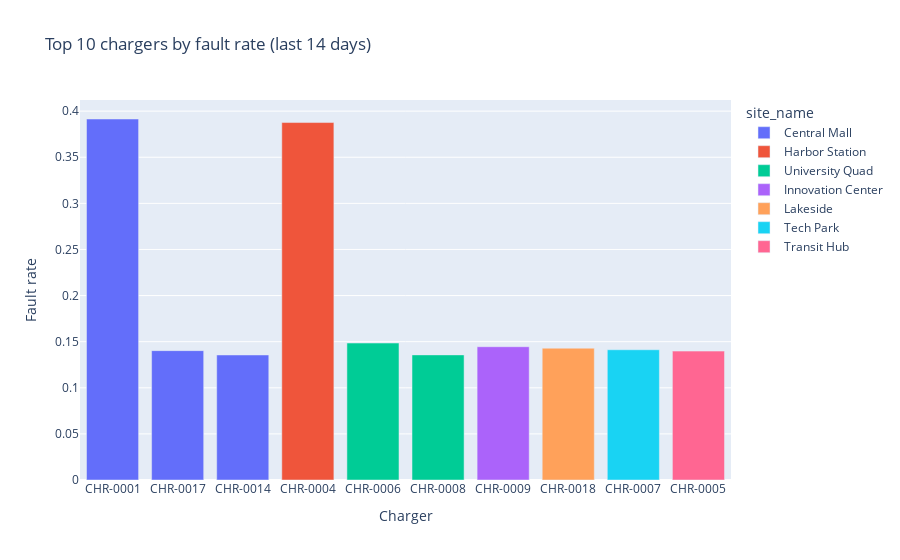

This figure's notebook cell:
### Code cell
# Top 10 chargers by fault rate (last 14 days)
top_fault = pd.read_sql(
    text(
        '''
        SELECT
            c.external_id,
            s.name AS site_name,
            c.model,
            c.connector_type,
            COUNT(*) AS samples,
            SUM(CASE WHEN cs.status IN ('FAULTED','OFFLINE') THEN 1 ELSE 0 END)::float / COUNT(*) AS fault_rate
        FROM charger_status cs
        JOIN chargers c ON cs.charger_id = c.charger_id
        JOIN sites s ON c.site_id = s.site_id
        WHERE cs.time >= now() - interval '14 days'
        GROUP BY c.external_id, s.name, c.model, c.connector_type
        HAVING COUNT(*) > 0
        ORDER BY fault_rate DESC
        LIMIT 10
        '''
    ), engine)

fig = px.bar(top_fault, x='external_id', y='fault_rate', color='site_name',
             hover_data=['model','connector_type','samples'],
             title='Top 10 chargers by fault rate (last 14 days)')
fig.update_layout(yaxis_title='Fault rate', xaxis_title='Charger')
fig.show()

### Figure 1 — Plotly figure (JSON) as saved in the notebook; plotly's stock layout.template omitted (floating-point values rounded to 4 significant figures)
{"data": [{"alignmentgroup": "True", "customdata": [["ABB-Terra", "CHAdeMO", 3216], ["ABB-Terra", "NACS", 3279], ["ABB-Terra", "CHAdeMO", 3275]], "hovertemplate": "site_name=Central Mall<br>external_id=%{x}<br>fault_rate=%{y}<br>model=%{customdata[0]}<br>connector_type=%{customdata[1]}<br>samples=%{customdata[2]}<extra></extra>", "legendgroup": "Central Mall", "marker": {"color": "#636efa", "pattern": {"shape": ""}}, "name": "Central Mall", "offsetgroup": "Central Mall", "orientation": "v", "showlegend": true, "textposition": "auto", "type": "bar", "x": ["CHR-0001", "CHR-0017", "CHR-0014"], "xaxis": "x", "y": [0.3915, 0.1403, 0.1356], "yaxis": "y"}, {"alignmentgroup": "True", "customdata": [["EVgo-Fast", "CHAdeMO", 3248]], "hovertemplate": "site_name=Harbor Station<br>external_id=%{x}<br>fault_rate=%{y}<br>model=%{customdata[0]}<br>connector_type=%{customdata[1]}<br>samples=%{customdata[2]}<extra></extra>", "legendgroup": "Harbor Station", "marker": {"color": "#EF553B", "pattern": {"shape": ""}}, "name": "Harbor Station", "offsetgroup": "Harbor Station", "orientation": "v", "showlegend": true, "textposition": "auto", "type": "bar", "x": ["CHR-0004"], "xaxis": "x", "y": [0.3876], "yaxis": "y"}, {"alignmentgroup": "True", "customdata": [["ABB-Terra", "CHAdeMO", 3252], ["ChargePoint-Express", "CCS", 3243]], "hovertemplate": "site_name=University Quad<br>external_id=%{x}<br>fault_rate=%{y}<br>model=%{customdata[0]}<br>connector_type=%{customdata[1]}<br>samples=%{customdata[2]}<extra></extra>", "legendgroup": "University Quad", "marker": {"color": "#00cc96", "pattern": {"shape": ""}}, "name": "University Quad", "offsetgroup": "University Quad", "orientation": "v", "showlegend": true, "textposition": "auto", "type": "bar", "x": ["CHR-0006", "CHR-0008"], "xaxis": "x", "y": [0.1485, 0.1357], "yaxis": "y"}, {"alignmentgroup": "True", "customdata": [["EVgo-Fast", "CCS", 3231]], "hovertemplate": "site_name=Innovation Center<br>external_id=%{x}<br>fault_rate=%{y}<br>model=%{customdata[0]}<br>connector_type=%{customdata[1]}<br>samples=%{customdata[2]}<extra></extra>", "legendgroup": "Innovation Center", "marker": {"color": "#ab63fa", "pattern": {"shape": ""}}, "name": "Innovation Center", "offsetgroup": "Innovation Center", "orientation": "v", "showlegend": true, "textposition": "auto", "type": "bar", "x": ["CHR-0009"], "xaxis": "x", "y": [0.1445], "yaxis": "y"}, {"alignmentgroup": "True", "customdata": [["EVgo-Fast", "CHAdeMO", 3239]], "hovertemplate": "site_name=Lakeside<br>external_id=%{x}<br>fault_rate=%{y}<br>model=%{customdata[0]}<br>connector_type=%{customdata[1]}<br>samples=%{customdata[2]}<extra></extra>", "legendgroup": "Lakeside", "marker": {"color": "#FFA15A", "pattern": {"shape": ""}}, "name": "Lakeside", "offsetgroup": "Lakeside", "orientation": "v", "showlegend": true, "textposition": "auto", "type": "bar", "x": ["CHR-0018"], "xaxis": "x", "y": [0.1429], "yaxis": "y"}, {"alignmentgroup": "True", "customdata": [["EVgo-Fast", "CCS", 3257]], "hovertemplate": "site_name=Tech Park<br>external_id=%{x}<br>fault_rate=%{y}<br>model=%{customdata[0]}<br>connector_type=%{customdata[1]}<br>samples=%{customdata[2]}<extra></extra>", "legendgroup": "Tech Park", "marker": {"color": "#19d3f3", "pattern": {"shape": ""}}, "name": "Tech Park", "offsetgroup": "Tech Park", "orientation": "v", "showlegend": true, "textposition": "auto", "type": "bar", "x": ["CHR-0007"], "xaxis": "x", "y": [0.1412], "yaxis": "y"}, {"alignmentgroup": "True", "customdata": [["Delta-50", "CHAdeMO", 3277]], "hovertemplate": "site_name=Transit Hub<br>external_id=%{x}<br>fault_rate=%{y}<br>model=%{customdata[0]}<br>connector_type=%{customdata[1]}<br>samples=%{customdata[2]}<extra></extra>", "legendgroup": "Transit Hub", "marker": {"color": "#FF6692", "pattern": {"shape": ""}}, "name": "Transit Hub", "offsetgroup": "Transit Hub", "orientation": "v", "showlegend": true, "textposition": "auto", "type": "bar", "x": ["CHR-0005"], "xaxis": "x", "y": [0.1398], "yaxis": "y"}], "layout": {"barmode": "relative", "legend": {"title": {"text": "site_name"}, "tracegroupgap": 0}, "title": {"text": "Top 10 chargers by fault rate (last 14 days)"}, "xaxis": {"anchor": "y", "domain": [0, 1], "title": {"text": "Charger"}}, "yaxis": {"anchor": "x", "domain": [0, 1], "title": {"text": "Fault rate"}}}}
